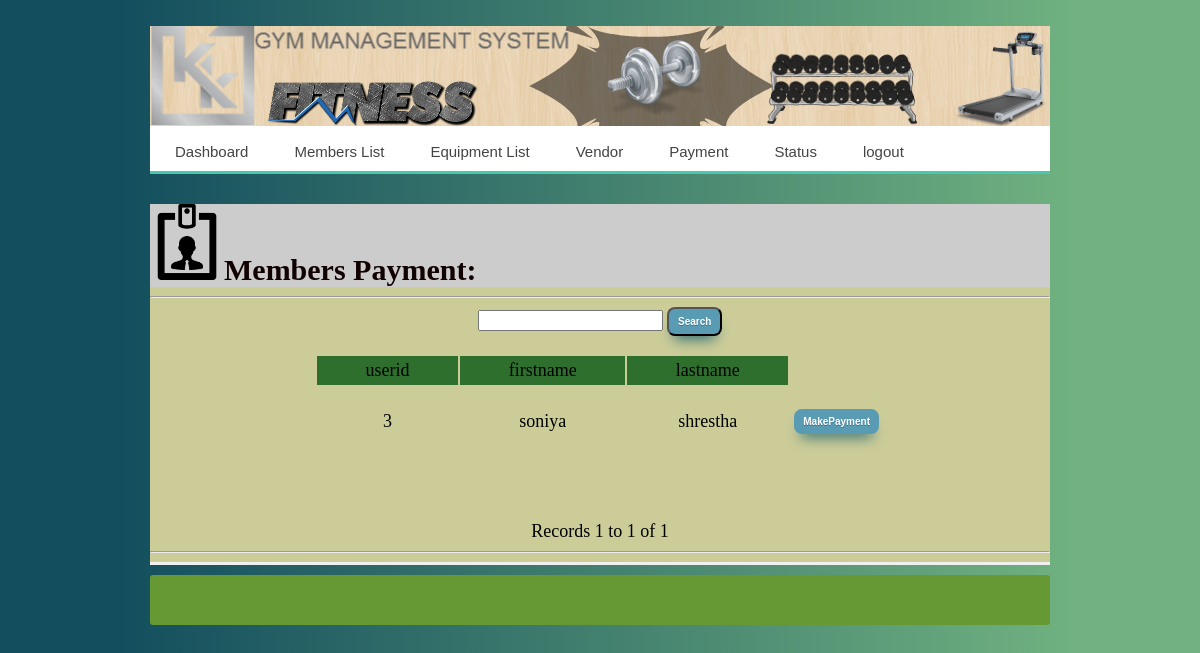
Screenshot of /pages/pay.php (signed in) with the database file from the repository.
### tables this page shows
CREATE TABLE IF NOT EXISTS `tbl_userreg` (
  `userid` int(11) NOT NULL,
  `firstname` varchar(200) DEFAULT NULL,
  `lastname` varchar(200) DEFAULT NULL,
  `age` int(200) DEFAULT NULL,
  `sex` varchar(200) DEFAULT NULL,
  `phone` int(200) DEFAULT NULL,
  `address` varchar(200) DEFAULT NULL,
  `service` varchar(200) DEFAULT NULL,
  `timestap` datetime NOT NULL DEFAULT CURRENT_TIMESTAMP,
  `amount` int(200) DEFAULT NULL,
  `plan` int(200) NOT NULL,
  `status` varchar(200) DEFAULT NULL
);

### pages/pay.php (the view, shortened to what this page needs)
<?php require_once('../Connections/localhost.php'); ?>
<?php
$logoutAction = $_SERVER['PHP_SELF']."?doLogout=true";
?>
<?php
if (!function_exists("GetSQLValueString")) {
function GetSQLValueString($theValue, $theType, $theDefinedValue = "", $theNotDefinedValue = "")
{
  $theValue = function_exists("mysql_real_escape_string") ? mysql_real_escape_string($theValue) : mysql_escape_string($theValue);
  switch ($theType) {
    case "long":
    case "int":
      $theValue = ($theValue != "") ? intval($theValue) : "NULL";
      break;
  }
  return $theValue;
}
}
$colname_Recordset1 = "-1";
$query_Recordset1 = sprintf("SELECT * FROM tbl_userreg WHERE userid = %s", GetSQLValueString($colname_Recordset1, "int"));
$Recordset1 = mysql_query($query_Recordset1, $localhost) or die(mysql_error());
$totalRows_Recordset1 = mysql_num_rows($Recordset1);
$maxRows_Recordset1 = 10;
$pageNum_Recordset1 = 0;
$startRow_Recordset1 = $pageNum_Recordset1 * $maxRows_Recordset1;
if (isset($_POST['txt_search'])) {
	$searchword=$_POST['txt_search'];
	$query_Recordset1="select * from tbl_userreg where firstname LIKE  '%".$searchword."%'";
}
else{
$query_Recordset1="select * from tbl_userreg";
}
$query_limit_Recordset1 = sprintf("%s LIMIT %d, %d", $query_Recordset1, $startRow_Recordset1, $maxRows_Recordset1);
$Recordset1 = mysql_query($query_limit_Recordset1, $localhost) or die(mysql_error());
$row_Recordset1 = mysql_fetch_assoc($Recordset1);
if (isset($_GET['totalRows_Recordset1'])) {
  $totalRows_Recordset1 = $_GET['totalRows_Recordset1'];
} else {
  $all_Recordset1 = mysql_query($query_Recordset1);
  $totalRows_Recordset1 = mysql_num_rows($all_Recordset1);
}
$totalPages_Recordset1 = ceil($totalRows_Recordset1/$maxRows_Recordset1)-1;
?>
<!DOCTYPE html PUBLIC "-//W3C//DTD XHTML 1.0 Transitional//EN" "http://www.w3.org/TR/xhtml1/DTD/xhtml1-transitional.dtd">
<html xmlns="http://www.w3.org/1999/xhtml">
<head>
<link href="../css/home.css" rel="stylesheet" type="text/css" />
<link href="../css/me.css" rel="stylesheet" type="text/css" />
</head>
<body>
<div id="head">
<img src="../image/main.png" />
  <div id='cssmenu'>
 <ul>
 <li class='active'><a href='home.php'>Dashboard</a></li>
   <li><a href='myembers.php'>Members List</a></li>
   <li><a href='equiplist.php'>Equipment List</a></li>
     <li><a href='vendor.php'>Vendor</a></li>
   <li><a href='pay.php'>Payment</a></li>
   <li style="color:#DDDDC7"><a href="alerts.php">Status</a></li>
   <li><a href='<?php echo $logoutAction ?>'>logout</a></li>
</ul>
</div>
  <div id="content">
    <div id="c1"><span class="txtuserreg"> <img src="../image/office.png" width="74" height="76" alt="us" />Members Payment:</span></div>
    <div id="c2"><hr/><form action="" id="form1" method="post" name="form1">
      <input type="text" name="txt_search" id="txt_search" />
      <input class="abc" type="submit" name="btn_search" id="btn_search" value="Search" />
    </form>
<p>
      <form action="" id="form2" method="post" name="form2">
        <table width="570" border="0" align="center" cellpadding="4" cellspacing="2">
          <tr>
            <td width="150" height="20" bgcolor="#2F6F2E">userid</td>
            <td width="174" bgcolor="#2F6F2E">firstname</td>
            <td width="170" bgcolor="#2F6F2E">lastname</td>
            <td width="34" bgcolor="#CC9"> </td>
          </tr>
          <?php do { ?>
            <tr>
              <td height="20"><?php echo $row_Recordset1['userid']; ?> </td>
              <td><a> <?php echo $row_Recordset1['firstname']; ?> </a></td>
              <td><?php echo $row_Recordset1['lastname']; ?> </td>
              <td class="kk"> <p>
              <a href="userpay.php?userid=<?php echo $row_Recordset1['userid']; ?>" class="abc">MakePayment</a></p>
              </td>
            </tr>
            <?php } while ($row_Recordset1 = mysql_fetch_assoc($Recordset1)); ?>
        </table>
        <p><br />
        </p>
        <table border="0">
          <tr>
            <td><?php if ($pageNum_Recordset1 > 0) {  ?>
                <?php }  ?></td>
            <td><?php if ($pageNum_Recordset1 > 0) {  ?>
                <?php }  ?></td>
            <td><?php if ($pageNum_Recordset1 < $totalPages_Recordset1) {  ?>
                <?php }  ?></td>
            <td><?php if ($pageNum_Recordset1 < $totalPages_Recordset1) {  ?>
                <?php }  ?></td>
          </tr>
        </table>
Records <?php echo ($startRow_Recordset1 + 1) ?> to <?php echo min($startRow_Recordset1 + $maxRows_Recordset1, $totalRows_Recordset1) ?> of <?php echo $totalRows_Recordset1 ?>
      </form><hr/>
    </div> <div id="footer">
  </div>
  </div>
</div>
</body>
</html>

### css/home.css (style rules this page uses)
body { background-color:#CCF; background: -webkit-linear-gradient(90deg, #134E5E 10%, #71B280 90%); background: -moz-linear-gradient(90deg, #134E5E 10%, #71B280 90%); background: -ms-linear-gradient(90deg, #134E5E 10%, #71B280 90%); background: -o-linear-gradient(90deg, #134E5E 10%, #71B280 90%); background: linear-gradient(90deg, #134E5E 10%, #71B280 90%); }
#head { width: 900px; height: auto; margin-left: auto; margin-right: auto; font-size: 18px; margin-top: 0px; }
#footer { height:50px; background-color:#693; margin-top:10px; margin-top:50px auto; border-radius:3px; }
#content { height: 500px; margin-bottom: 0px; color: #110000; letter-spacing: normal; word-spacing: normal; }
.txtuserreg { font-size: 30px; font-weight: bold; height:25px; }
#c1 { background-color:#CCC; margin-top:30px ; }
#c2 { background-color: #CC9; height: auto; text-align: center; border-bottom-style: solid; border-bottom-color: #F0F0F0; overflow: auto; color: #000000; }
.kk { text-decoration:none; }
.abc { -moz-box-shadow: 0px 10px 14px -7px #276873; -webkit-box-shadow: 0px 10px 14px -7px #276873; box-shadow: 0px 10px 14px -7px #276873; background-color:#599bb3; -moz-border-radius:8px; -webkit-border-radius:8px; border-radius:8px; display:inline-block; cursor:pointer; color:#ffffff; font-family:Arial; font-size:10px; font-weight:bold; padding:7px 9px; text-decoration:none; text-shadow:0px 1px 0px #3d768a; }

### css/me.css (style rules this page uses)
#cssmenu , #cssmenu ul, #cssmenu ul li, #cssmenu ul li a { margin: 0; padding: 0; border: 0; list-style: none; line-height: 1; display: block; position: relative; -webkit-box-sizing: border-box; -moz-box-sizing: border-box; box-sizing: border-box; }
#cssmenu:after, #cssmenu > ul:after { content: "."; display: block; clear: both; visibility: hidden; line-height: 0; height: 0; }
#cssmenu { width: auto; border-bottom: 3px solid #47c9af; font-family: Raleway, sans-serif; line-height: 1; }
#cssmenu ul { background: #ffffff; }
#cssmenu > ul > li { float: left; }
#cssmenu > ul > li > a { z-index: 2; padding: 18px 25px 12px 25px; font-size: 15px; font-weight: 400; text-decoration: none; color: #444444; -webkit-transition: all .2s ease; -moz-transition: all .2s ease; -ms-transition: all .2s ease; -o-transition: all .2s ease; transition: all .2s ease; margin-right: -4px; }
#cssmenu > ul > li > a:after { position: absolute; left: 0; bottom: 0; right: 0; z-index: -1; width: 100%; height: 120%; border-top-left-radius: 8px; border-top-right-radius: 8px; content: ""; -webkit-transition: all .2s ease; -o-transition: all .2s ease; transition: all .2s ease; -webkit-transform: perspective(5px) rotateX(2deg); -webkit-transform-origin: bottom; -moz-transform: perspective(5px) rotateX(2deg); -moz-transform-origin: bottom; transform: perspective(5px) rotateX(2deg); transform-origin: bottom; }

### rows the page displays
tbl_userreg: userid "3", firstname "soniya", lastname "shrestha"

### other values shown
$startRow_Recordset1 + 1 "1"
min($startRow_Recordset1 + $maxRows_Recordset1, $totalRows_Recordset1) "1"
$totalRows_Recordset1 "1"
